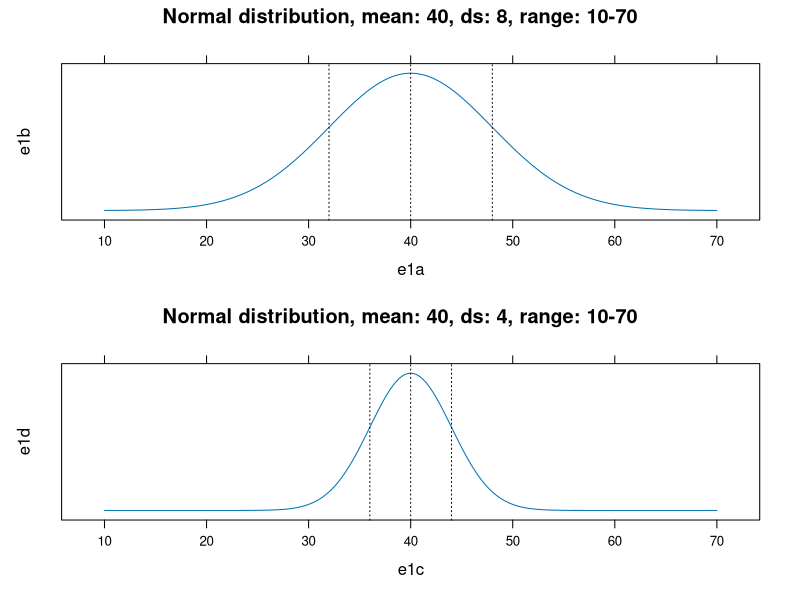
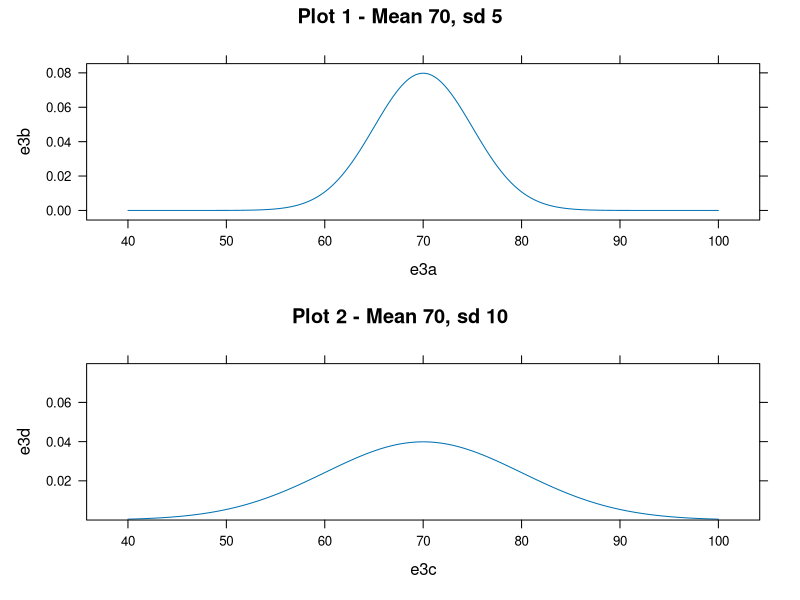
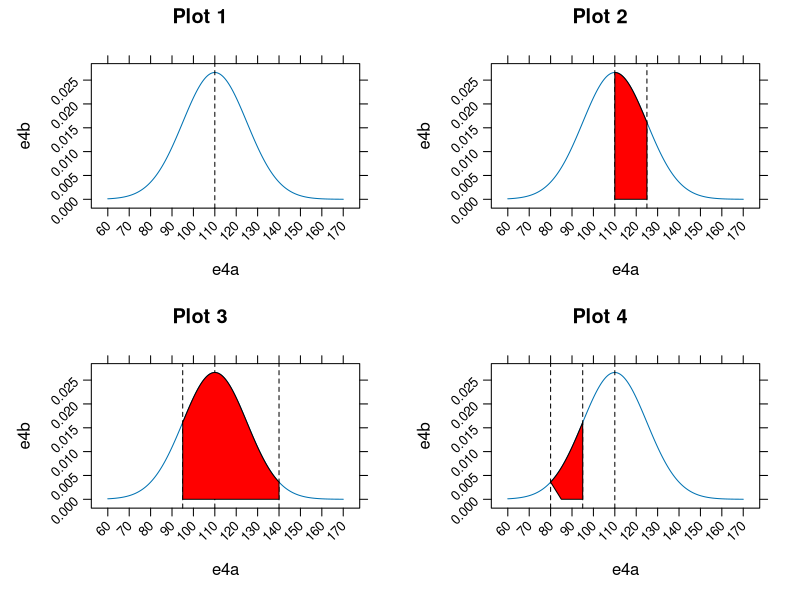
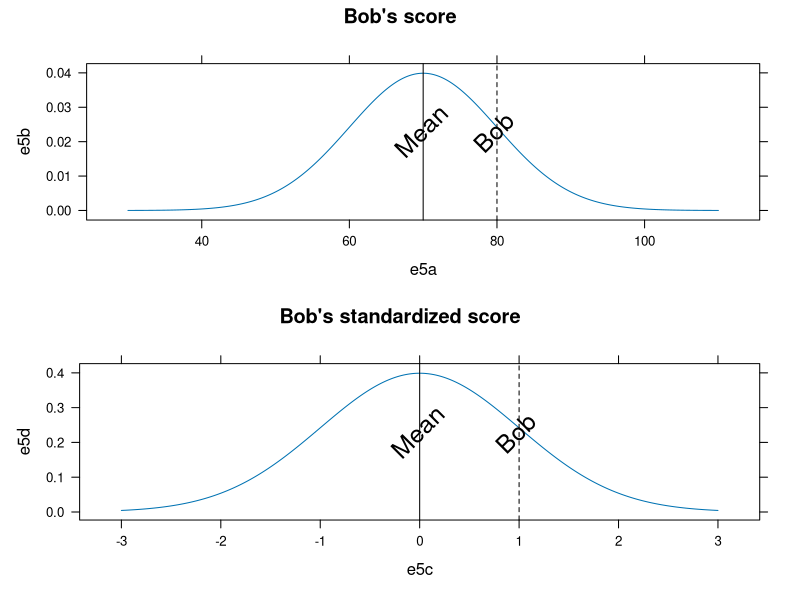
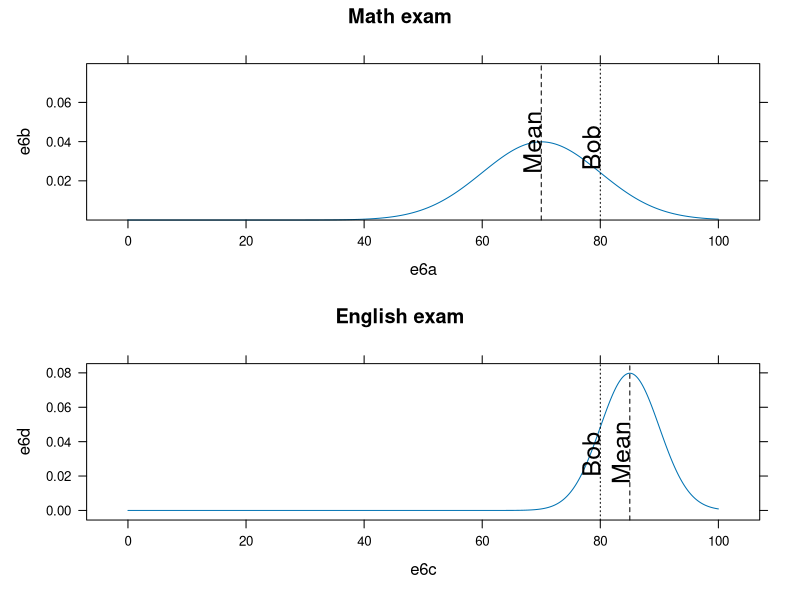
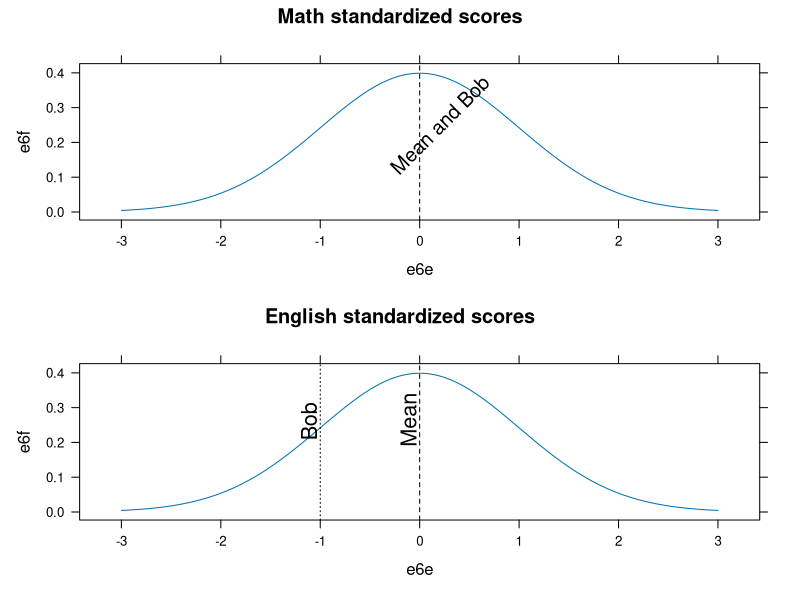
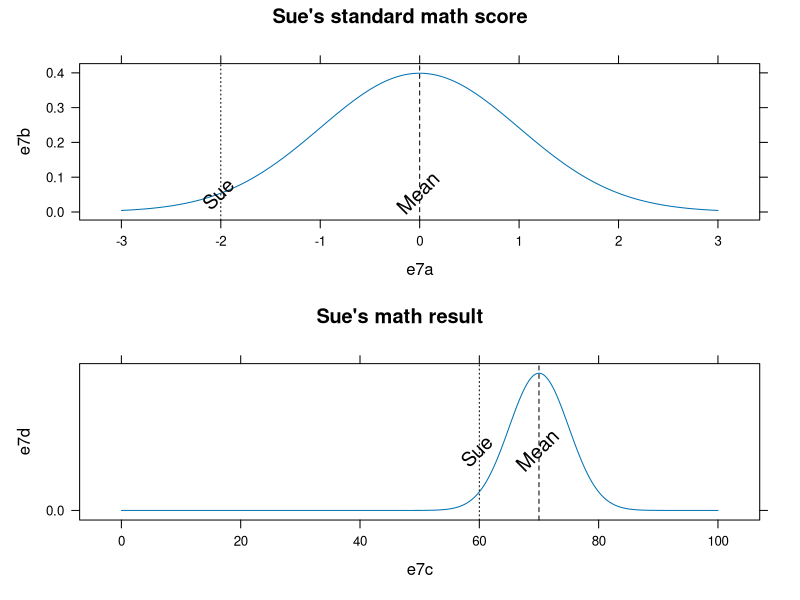
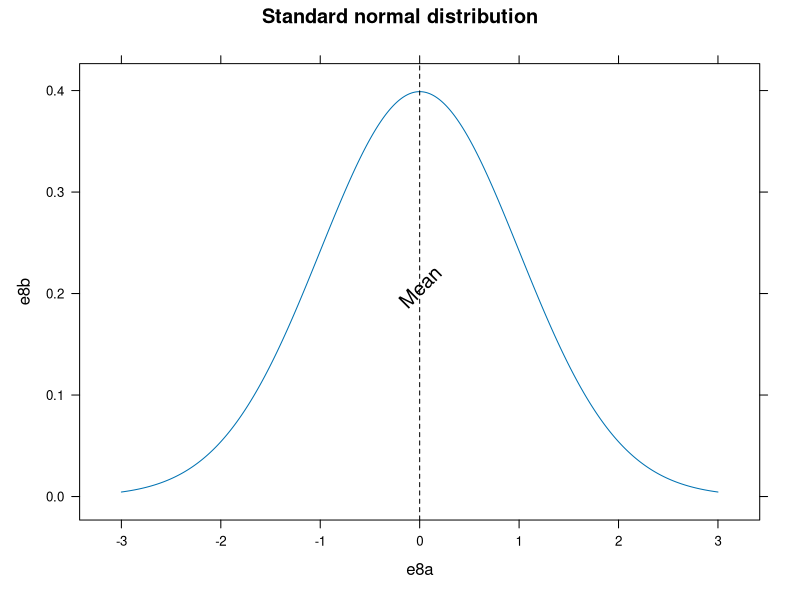

The R script that drew these images, in order:
## ---- chunk 1
knitr::opts_chunk$set(cache=TRUE, warning=FALSE, message=FALSE, fig.width=12)
## ---- chunk 2
library(lattice)
library(knitr)
## ---- chunk 3

set.seed(123)
e1a <- seq(10, 70,length = 10000)
e1b <- dnorm(e1a, mean = 40, sd = 8)
## ---- chunk 4
plote1 <- xyplot(e1b ~ e1a,
       type = "l",
       horizontal = FALSE,
       scales = list(y = list(at = NULL)),
       main = "Normal distribution, mean: 40, ds: 8, range: 10-70",
       panel = function(x, ...) {
               panel.xyplot(x, ...)
               vlines <- c(32, 40, 48)
               panel.abline( v = vlines, lty = 3)
       })
## ---- chunk 5
set.seed(123)
e1c <- seq(10, 70,length = 10000)
e1d <- dnorm(e1c, mean = 40, sd = 4)
## ---- chunk 6
plote2 <- xyplot(e1d ~ e1c,
       type = "l",
       horizontal = FALSE,
       scales = list(y = list(at = NULL)),
       main = "Normal distribution, mean: 40, ds: 4, range: 10-70",
       panel = function(x, ...) {
               panel.xyplot(x, ...)
               vlines <- c(36, 40, 44)
               panel.abline( v = vlines, lty = 3)
       })

## position: (a, b, c, d) b: height from the top; d: height from the bottom

print(plote1, position=c(0, .5, 1, 1), more=TRUE)
print(plote2, position=c(0, 0, 1, .5))
## ---- chunk 7
e3a <- seq(40, 100, length = 1000)
e3b <- dnorm(e3a, 70, 5)
plot_e3a <- xyplot(e3b ~ e3a,
                   type = "l",
                   main = "Plot 1 - Mean 70, sd 5")

e3c <- seq(40, 100, length = 1000)
e3d <- dnorm(e3a, 70, 10)
plot_e3b <- xyplot(e3d ~ e3c,
                   type = "l",
                   main = "Plot 2 - Mean 70, sd 10",
                   ylim = range(e3b))
                   

print(plot_e3a, position = c(0, .5, 1, 1), more = TRUE)
print(plot_e3b, position = c(0, 0, 1, 0.5))
## ---- chunk 8
e4a <- seq(60, 170, length = 10000)
e4b <- dnorm(e4a, 110, 15)

plot_e4a <- xyplot(e4b ~ e4a,
       type = "l",
       main = "Plot 1",
       scales = list(x = list(at = seq(60, 170, 10)), rot = 45),
       panel = function(x, ...){
               panel.xyplot(x, ...)
               panel.abline(v = 110, lty = 2)
       })

plot_e4b <- xyplot(e4b ~ e4a,
       type = "l",
       main = "Plot 2",
       scales = list(x = list(at = seq(60, 170, 10)), rot = 45),
       panel = function(x,y, ...){
               panel.xyplot(x,y, ...)
               panel.abline( v = c(110, 125), lty = 2)
               
               xx <- c(110, x[x>=110 & x<=125], 125) 
               yy <- c(0,   y[x>=110 & x<=125], 0) 
               panel.polygon(xx,yy, ..., col='red')
       })

plot_e4c <- xyplot(e4b ~ e4a,
       type = "l",
       main = "Plot 3",
       scales = list(x = list(at = seq(60, 170, 10)), rot = 45),
       panel = function(x,y, ...){
               panel.xyplot(x,y, ...)
               panel.abline( v = c(95, 110, 140), lty = 2)
               
               xx <- c(95, x[x>=95 & x<=140], 140) 
               yy <- c(0,   y[x>=95 & x<=140], 0) 
               panel.polygon(xx,yy, ..., col='red')
       })

plot_e4d <- xyplot(e4b ~ e4a,
       type = "l",
       main = "Plot 4",
       scales = list(x = list(at = seq(60, 170, 10)), rot = 45),
       panel = function(x,y, ...){
               panel.xyplot(x,y, ...)
               panel.abline( v = c(80, 95, 110), lty = 2)
               
               xx <- c(85, x[x>=80 & x<=95], 95) 
               yy <- c(0,   y[x>=80 & x<=95], 0) 
               panel.polygon(xx,yy, ..., col='red')
       })

print(plot_e4a, split = c(1, 1, 2, 2), more = TRUE)
print(plot_e4b, split = c(2, 1, 2, 2), more = TRUE)
print(plot_e4c, split = c(1, 2, 2, 2), more = TRUE)
print(plot_e4d, split = c(2, 2, 2, 2), more = FALSE)

## ---- chunk 9
e5a <- seq(30, 110, length = 1000)
e5b <- dnorm(e5a, 70, 10)

e5c <- seq(-3, 3, length = 1000)
e5d <- dnorm(e5c, mean = 0, sd = 1)

# Bob's Z-score:
(80 - 70)/10
## ---- chunk 10

plot_e5a <- xyplot(e5b ~ e5a, 
                  type = "l",
                  main = "Bob's score",
                  panel = function(x, ...){
                          panel.xyplot(x, ...)
                          panel.abline(v = c(70, 80), lty = c(1, 2))
                          panel.text(lab = c("Mean", "Bob"), x = c(70, 80), y = 0.02, 
                adj = c(0.4, 0), cex = 1.5, srt = 45)
                  })


plot_e5b <- xyplot(e5d ~ e5c, 
                  type = "l",
                  main = "Bob's standardized score",
                  panel = function(x, ...){
                          panel.xyplot(x, ...)
                          panel.abline(v = c(0, 1), lty = c(1, 2))
                          panel.text(lab = c("Mean", "Bob"), x = c(0, 1), y = 0.2, 
                adj = c(0.4, 0), cex = 1.5, srt = 45)
                  })

print(plot_e5a, split = c(1, 1, 1, 2), more = TRUE)
print(plot_e5b, split = c(1, 2, 1, 2), more = FALSE)
dev.off()
## ---- chunk 11
e6a <- seq(0, 100, length = 1000)
e6b <- dnorm(e6a, mean = 70, sd = 10)

e6c <- seq(0, 100, length = 1000)
e6d <- dnorm(e6c, mean = 85, sd = 5)
## ---- chunk 12
plot_e6a <- xyplot(e6b ~ e6a,
                   type = "l",
                   main = "Math exam",
                   ylim = range(range(e6d)),
                   panel = function(x, ...){
                           panel.xyplot(x, ...)
                           panel.abline(v = c(70, 80), lty = c(2, 3))
                           panel.text(lab = c("Mean", "Bob"), x = c(70, 80), y = 0.03, 
                adj = c(0.2, 0), cex = 1.5, srt = 90)
                           })

plot_e6b <- xyplot(e6d ~ e6c,
                   type = "l",
                   main = "English exam",
                   panel = function(x, ...){
                           panel.xyplot(x, ...)
                           panel.abline(v = c(85, 80), lty = c(2, 3))
                           panel.text(lab = c("Mean", "Bob"), x = c(85, 80), y = 0.03, 
                adj = c(0.4, 0), cex = 1.5, srt = 90)
                           })
print(plot_e6a, split = c(1, 1, 1, 2), more = TRUE)
print(plot_e6b, split = c(1, 2, 1, 2), more = FALSE)
## ---- chunk 13
e6e <- seq(-3, 3, length = 1000)
e6f <- dnorm(e6e, 0, 1)

plot_e6c <- xyplot(e6f ~ e6e, 
                   type = "l",
                   main = "Math standardized scores",
                   panel = function(x, ...){
                           panel.xyplot(x, ...)
                           panel.abline(v = 0, lty = 2)
                           panel.text(lab = "Mean and Bob", x = 0, y = 0.15, adj = c(0.2, -0.2), cex = 1.2, srt = 45)
                   })

plot_e6d <- xyplot(e6f ~ e6e, 
                   type = "l",
                   main = "English standardized scores",
                   panel = function(x, ...){
                           panel.xyplot(x, ...)
                           panel.abline(v = c(0, -1), lty = c(2, 3))
                           panel.text(lab = c("Mean", "Bob"), x = c(0, -1 ), y = 0.25, adj = c(0.4, -0.2), cex = 1.3, srt = 90)
                   })

print(plot_e6c, split = c(1, 1, 1, 2), more = TRUE)
print(plot_e6d, split = c(1, 2, 1, 2), more = FALSE)
## ---- chunk 14
e7a <- seq(-3, 3, length = 1000)
e7b <- dnorm(e7a, 0, 1)
e7c <- seq(0, 100, length = 1000)
e7d <- dnorm(e7c, 70, 5)

plot_e7a <- xyplot(e7b ~ e7a,
                   type = "l",
                   main = "Sue's standard math score",
                   panel = function(x, ...){
                           panel.xyplot(x, ...)
                           panel.abline(v = c(0, -2), lty = c(2, 3))
                           panel.text(lab = c("Mean", "Sue"), x = c(0, -2), y = 0.03, adj = c(0.4, 0), cex = 1.2, srt = 45)
                   })

plot_e7b <- xyplot(e7d ~ e7c,
                   type = "l",
                   main = "Sue's math result",
                   scales = list(y = list(at = seq(0, 0.4, 0.1))),
                   panel = function(x, ...){
                           panel.xyplot(x, ...)
                           panel.abline(v = c(70, 60), lty = c(2, 3))
                           panel.text(lab = c("Mean", "Sue"), x = c(70, 60), y = 0.03, adj = c(0.4, 0), cex = 1.2, srt = 45)
                   })

print(plot_e7a, split = c(1, 1, 1, 2), more = TRUE)
print(plot_e7b, split = c(1, 2, 1, 2), more = FALSE)
## ---- chunk 15
e8a <- seq(-3, 3, length = 1000)
e8b <- dnorm(e8a, 0, 1)
## ---- chunk 16
xyplot(e8b ~ e8a,
       type = "l",
       main = "Standard normal distribution",
       panel = function(x, ...){
               panel.xyplot(x, ...)
               panel.abline(v = 0, lty = 2)
               panel.text(lab = "Mean", x = 0, y = 0.2, adj = c(0.4, 0.2), cex = 1.2, srt = 45)
       })
